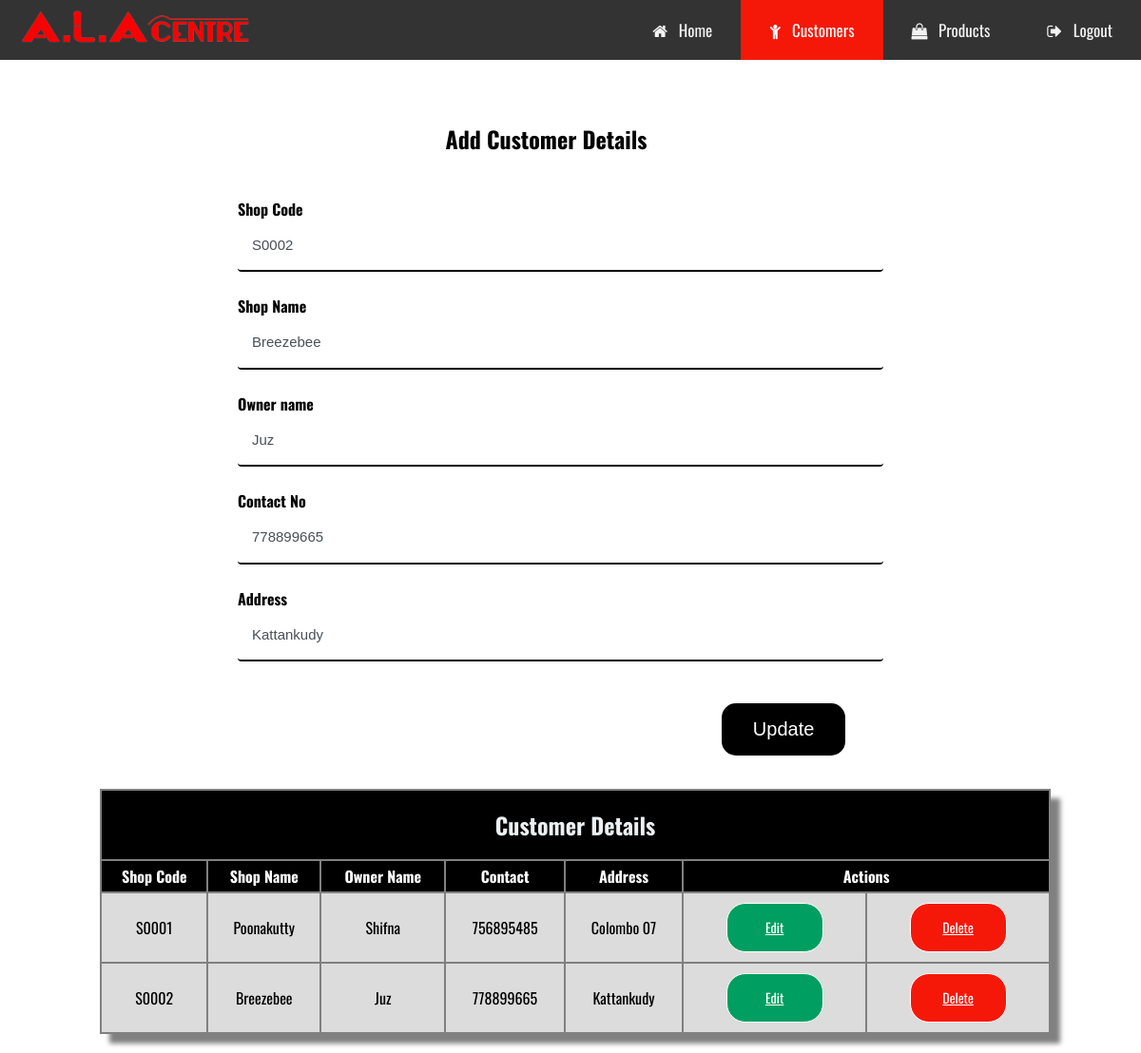
The page /customer.php?edit=S0002 on the database its author committed.
### tables this page shows
CREATE TABLE `customers` (
  `shop_code` varchar(5) NOT NULL,
  `shop_name` varchar(40) NOT NULL,
  `owner` varchar(40) NOT NULL,
  `contact` int(40) NOT NULL,
  `address` varchar(40) NOT NULL
);

### customer_process.php (called while the page is built, shortened)
<?php
    $db = mysqli_connect('localhost','root','','ala_center');
    $results = mysqli_query($db, "SELECT * FROM customers");
?>

### customer.php (the view, shortened to what this page needs)
<?php
include('customer_process.php');
if (isset($_GET['edit'])) {
    $shop_code = $_GET['edit'];
    $edit_state = true;
    $rec = mysqli_query($db, "SELECT * FROM customers WHERE shop_code='$shop_code'");
        $record = mysqli_fetch_array($rec);
        $shop_code = $record['shop_code'];
        $shop_name = $record['shop_name'];
        $owner = $record['owner'];
        $contact = $record['contact'];
        $address = $record['address'];
    }
?>
<!DOCTYPE html>
<html>
<head>
    <link rel="stylesheet" href="https://cdnjs.cloudflare.com/ajax/libs/font-awesome/4.7.0/css/font-awesome.min.css">
    <link rel="stylesheet" href="style/style.css">
    <link rel="stylesheet" href="style/form.css">
    <link rel="stylesheet" href="style/tablestyle.css">
</head>
<body>
    <div class="topnav" id="myTopnav">
        <img src="img/logo3.png" style="height:50px; float:left; position:relative; left:20px; top:5px;">
        <a href="logout.php"><i class="fa fa-sign-out" aria-hidden="true"></i> &#8287 Logout</a>
        <a href="product.php"><i class="fa fa-shopping-bag" aria-hidden="true"></i> &#8287 Products</a>
        <a href="customer.php" class="active"><i class="fa fa-child" aria-hidden="true"></i> &#8287 Customers</a>
        <a href="home.php"><i class="fa fa-home" aria-hidden="true"></i> &#8287 Home</a>
    </div>
    <div class="container">
    <div class="main">
        <div class="content">
        <form class="form" action="customer_process.php" method="POST" style="position:relative; top:15px; ">
            <h2 style="text-transform: capitalize; color:black;">Add Customer Details</h2><br>
            <div class="form-group">
                <label>Shop Code</label>
                <input class="form-control" type="text" name="shop_code" size="50" value="<?php echo $shop_code; ?>" required><br>
                <label>Shop Name</label>
                <input class="form-control" type="text" name="shop_name" size="50" value="<?php echo $shop_name; ?>"  required><br>
                <label>Owner name</label>
                <input class="form-control" type="text" name="owner" size="50" value="<?php echo $owner; ?>" required><br>
                <label>Contact No</label>
                <input class="form-control" type="text" name="contact" size="50" value="<?php echo $contact; ?>" required><br>
                <label>Address</label>
                <input class="form-control" type="text" name="address" size="50" value="<?php echo $address; ?>" required><br>
            </div>
            <?php if ($edit_state == false): ?>
            <button class="button" type="submit" name='save' value="Save">Save</button>
            <?php else: ?>
            <button class="button" type="submit" name='update' value="Update">Update</button>
            <?php endif ?>
        </form>
    </div>
</div>
<div class="tableview">
        <table class="table">
            <tr>
                <th colspan="7" style="background-color:black; color:white">
                    <h2>Customer Details</h2>
                </th>
            </tr>
            <tr style="background-color:black; color:white">
                <th>Shop Code</th>
                <th>Shop Name</th>
                <th>Owner Name</th>
                <th>Contact</th>
                <th>Address</th>
                <th colspan="2">Actions</th>
            </tr>
            <?php while ($row = mysqli_fetch_array($results)){ ?>
                <tr>
                <td><?php echo $row['shop_code'];?></td>
                <td><?php echo $row['shop_name'];?></td>
                <td><?php echo $row['owner'];?></td>
                <td><?php echo $row['contact'];?></td>
                <td><?php echo $row['address'];?></td>
                <td><a class="btn1" href="customer.php?edit=<?php echo $row['shop_code']; ?>"> Edit</a></td>
                <td><a class="btn" href="customer_process.php?del=<?php echo $row['shop_code']; ?> "> Delete</a></td>
            </tr>
            <?php } ?>
        </table>
    </div>
</body>
</html>

### style/style.css (style rules this page uses)
body { margin: 0; font-family: 'Oswald', Arial, Helvetica, sans-serif; }
.topnav { overflow: hidden; background-color: #333; }
.topnav a { float: right; display: block; color: #f2f2f2; text-align: center; padding: 19px 30px; text-decoration: none; font-size: 17px; }
.topnav a.active { background-color: #f51808; color: white; }

### style/form.css (style rules this page uses)
.container { max-width: 1000px; margin: 0 auto; }
.container .main { align-items: center; position: relative; display: flex; margin: 30px 0; }
.container .form { margin-left: 150px; align-self: center; width:100%; height:60%; background:#ffffff; border-radius:8px; border-radius: 20px; display: inline-block; }
.container h2 { text-align: center; color: #ecf0f3; text-transform: capitalize; }
.container label { font-weight: bold; font-size: 16px; color:#000000; }
.container input { width:100%; font-size: 15px; padding:15px; background:none; outline:none; resize:none; border:0; font-family:'Montserrat',sans-serif; border-bottom:2px solid #000000; }
.container form .button { margin: 20px 10px; float: right; width:20%; border-radius: 15px; background-color: black; border: white; color: #fff; padding: 16px 32px; text-align: center; font-size: 20px; }
.form-control { display: block; width: 100%; padding: .375rem .75rem; font-size: 1rem; line-height: 1.5; color: #495057; background-color:#fff; background-clip: padding-box; border: 1px solid #ced4da; border-radius: .25rem; transition: border-color .15s ease-in-out,box-shadow .15s ease-in-out; }

### style/tablestyle.css (style rules this page uses)
.container .table { align-content: center; border-color: #252f38; background-color:grey; width: 100%; box-shadow: 10px 10px 5px grey; line-height: 30px; color: black; border-width: 1px; margin-bottom: 20px; }
.tableview { display: inline-block; float: left; margin-left: 5px; width: 100%; }
.table .btn1 { display: inline-block; border: 1px solid white; background-color: #009E60; border-radius: 20px; margin: 5px; margin-left: 5px; padding: 10px 10px 10px 10px; color: white; font-size: 14px; cursor: pointer; width: 80px; }
.table .btn { display: inline-block; border: 1px solid white; background-color: #f51808; border-radius: 20px; margin: 5px; margin-left: 5px; padding: 10px 10px 10px 10px; color: white; font-size: 14px; cursor: pointer; width: 80px; }
td { text-align: center; background-color: #DCDCDC; margin-top: 5px; padding: 5px 5px 5px 5px; }

### rows shown on the page
customers: shop_code "S0002", shop_name "Breezebee", owner "Juz", contact "778899665", address "Kattankudy"
customers: shop_code "S0001", shop_name "Poonakutty", owner "Shifna", contact "756895485", address "Colombo 07"
